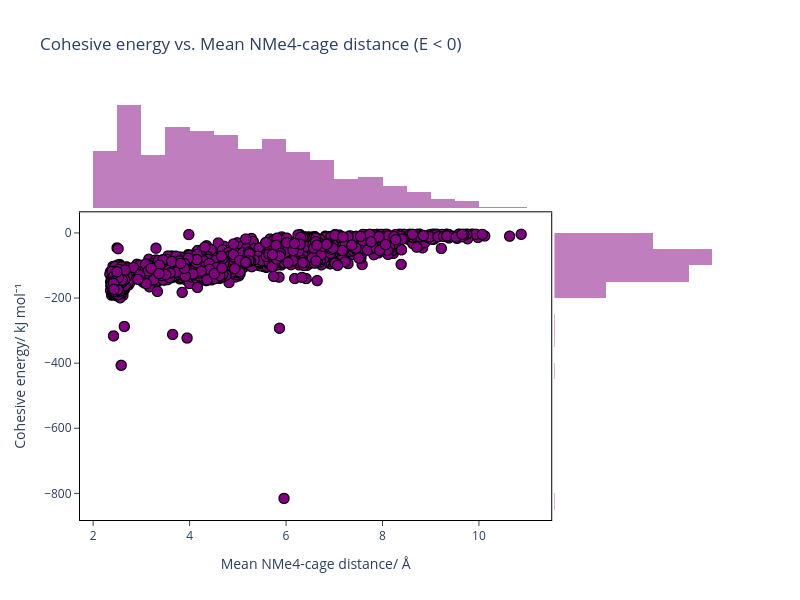

Here is the notebook cell this chart was saved with:
### Code cell
reference_energy = (-67.84989753) + (-2.40690122)*4

distances_all = list(energy_to_distance.values())
energies_all = [(energy - reference_energy) * 2625.5 for energy in energy_to_distance.keys()]

distances = [d for d, e in zip(distances_all, energies_all) if e < 0]
energies = [e for e in energies_all if e < 0]

fig = px.scatter(
    x=distances,
    y=energies,
    labels={"x": "Mean NMe4-cage distance/ Å", "y": "Cohesive energy/ kJ mol\u207B\u00B9"},
    title="Cohesive energy vs. Mean NMe4-cage distance (E < 0)",
    marginal_x="histogram",
    marginal_y="histogram",
    width=800,
    height=600
)

fig.update_traces(
    selector=dict(mode="markers"),
    marker=dict(size=10, color='purple', line=dict(width=1, color='black'))
)
fig.update_traces(
    selector=dict(type="histogram"),
    marker=dict(color="purple"),
    opacity=0.5
)
for trace in fig.data:
    if trace.type == "histogram":
        trace.nbinsx = 30  # for top histogram (x axis)
        trace.nbinsy = 50  # for right histogram (y axis)
fig.update_layout(
    plot_bgcolor="white",
    xaxis=dict(showgrid=False, linecolor="black", mirror=True, ticks="outside"),
    yaxis=dict(showgrid=False, linecolor="black", mirror=True, ticks="outside")
)

fig.show()

### Figure 1 — Plotly figure (JSON) as saved in the notebook; plotly's stock layout.template omitted (floating-point values rounded to 4 significant figures; data arrays with more than 128 entries replaced by an {"elided": "..."} marker saying what was removed)
{"data": [{"hovertemplate": "Mean NMe4-cage distance/ Å=%{x}<br>Cohesive energy/ kJ mol⁻¹=%{y}<extra></extra>", "legendgroup": "", "marker": {"color": "purple", "line": {"color": "black", "width": 1}, "size": 10, "symbol": "circle"}, "mode": "markers", "name": "", "showlegend": false, "type": "scattergl", "x": {"elided": "1989 float values"}, "xaxis": "x", "y": {"elided": "1989 float values"}, "yaxis": "y"}, {"bingroup": "x", "hovertemplate": "Mean NMe4-cage distance/ Å=%{x}<br>count=%{y}<extra></extra>", "legendgroup": "", "marker": {"color": "purple"}, "name": "", "nbinsx": 30, "nbinsy": 30, "opacity": 0.5, "showlegend": false, "type": "histogram", "x": {"elided": "1989 float values"}, "xaxis": "x3", "yaxis": "y3"}, {"bingroup": "y", "hovertemplate": "Cohesive energy/ kJ mol⁻¹=%{y}<br>count=%{x}<extra></extra>", "legendgroup": "", "marker": {"color": "purple"}, "name": "", "nbinsx": 30, "nbinsy": 30, "opacity": 0.5, "showlegend": false, "type": "histogram", "xaxis": "x2", "y": {"elided": "1989 float values"}, "yaxis": "y2"}], "layout": {"barmode": "overlay", "height": 600, "legend": {"tracegroupgap": 0}, "plot_bgcolor": "white", "title": {"text": "Cohesive energy vs. Mean NMe4-cage distance (E < 0)"}, "width": 800, "xaxis": {"anchor": "y", "domain": [0, 0.7363], "linecolor": "black", "mirror": true, "showgrid": false, "ticks": "outside", "title": {"text": "Mean NMe4-cage distance/ Å"}}, "xaxis2": {"anchor": "y2", "domain": [0.7413, 1], "matches": "x2", "showgrid": true, "showline": false, "showticklabels": false, "ticks": ""}, "xaxis3": {"anchor": "y3", "domain": [0, 0.7363], "matches": "x", "showgrid": true, "showticklabels": false}, "xaxis4": {"anchor": "y4", "domain": [0.7413, 1], "matches": "x2", "showgrid": true, "showline": false, "showticklabels": false, "ticks": ""}, "yaxis": {"anchor": "x", "domain": [0, 0.7326], "linecolor": "black", "mirror": true, "showgrid": false, "ticks": "outside", "title": {"text": "Cohesive energy/ kJ mol⁻¹"}}, "yaxis2": {"anchor": "x2", "domain": [0, 0.7326], "matches": "y", "showgrid": true, "showticklabels": false}, "yaxis3": {"anchor": "x3", "domain": [0.7426, 1], "matches": "y3", "showgrid": true, "showline": false, "showticklabels": false, "ticks": ""}, "yaxis4": {"anchor": "x4", "domain": [0.7426, 1], "matches": "y3", "showgrid": true, "showline": false, "showticklabels": false, "ticks": ""}}}
